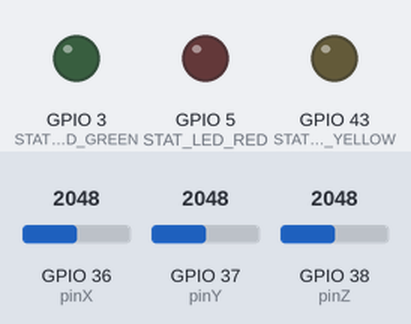
The sketch below on a simulated ESP32. Shown: output pins drawn as LEDs (lit = HIGH). The inputs (shaded band) are chosen by the test bench; at power-on: GPIO 36 (pinX) = 2048, GPIO 37 (pinY) = 2048, GPIO 38 (pinZ) = 2048 (analog values on the 0–4095 scale). WiFi joins after 1.5 s; servers stay silent unless stated; no MQTT or app messages arrive unless stated; what the sketch prints to the serial monitor is not drawn.

Above: at 0.1 s.
At 1.6 s:
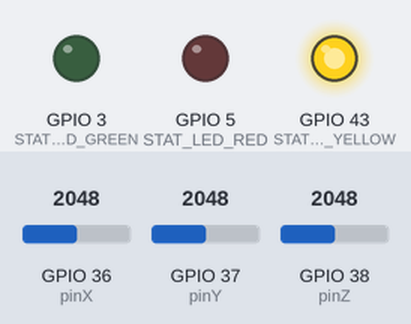
At 3.1 s:
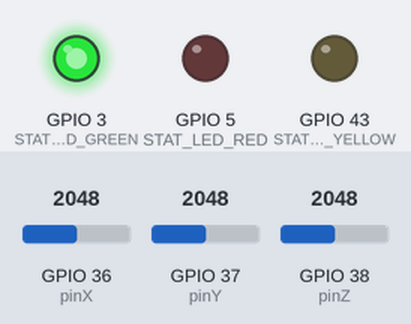
Timing chart, 0 to 4.6 s (numbered marks = the images above):
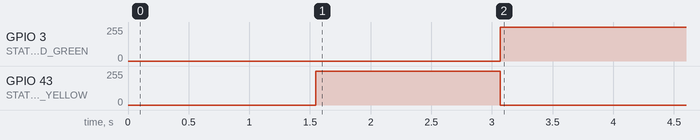

The sketch:

ev3.ino
```cpp
#include <Arduino.h>
#include <WiFi.h>
#include <WebServer.h>
#include <PubSubClient.h>

// ==========================
// Outputs
// ==========================
const int STAT_LED_GREEN = D2;
const int STAT_LED_RED = D4;
const int STAT_LED_YELLOW = D6;

// ==========================
// Access Point + STA WiFi
// ==========================
const char* ap_ssid = "NanoESP32-DAQ";
const char* ap_password = "daq12345";

// WiFi for MQTT
const char* wifi_ssid = "tsct";
const char* wifi_password = "12345678";


// ==========================
// MQTT
// ==========================
const char* mqtt_server = "172.27.27.90";
const int mqtt_port = 1883;
const char* mqtt_topic = "lab/daq/nano1/raw";

WiFiClient espClient;
PubSubClient mqtt(espClient);

// ==========================
// Web Server
// ==========================
WebServer server(80);

// ==========================
// ADC
// ==========================
const int pinX = A0;
const int pinY = A1;
const int pinZ = A2;

// ==========================
// Sampling
// ==========================
const int sampleRate = 200;
const unsigned long sampleInterval = 1000000UL / sampleRate;

unsigned long lastSample = 0;
unsigned long sampleID = 0;

// ==========================
// Buffer (only for web UI)
// ==========================
const int BUFFER_SIZE = 200;

struct Sample {
  unsigned long id;
  int x;
  int y;
  int z;
};

Sample buffer[BUFFER_SIZE];
int writeIndex = 0;

// ==========================
// CMD
// ==========================

void callback(char* topic, byte* payload, unsigned int length) {
  char msg[50];
  int i = 0;

  for (; i < length && i < 49; i++) {
    msg[i] = (char)payload[i];
  }
  msg[i] = '\0';

  if (strcmp(msg, "restart") == 0) {
    Serial.println("CMD: restart");
    ESP.restart();
  }
}

// ==========================
// WiFi
// ==========================
void startWiFi() {
  WiFi.mode(WIFI_AP_STA);

  WiFi.begin(wifi_ssid, wifi_password);

  unsigned long start = millis();
  while (WiFi.status() != WL_CONNECTED && millis() - start < 15000) {
    delay(250);
    Serial.print(".");
  }

  Serial.println();

  bool apOK = WiFi.softAP(ap_ssid, ap_password);

  if (apOK) {
    Serial.println("AP conectado.");
    Serial.print("AP SSID: ");
    Serial.println(ap_ssid);
    Serial.print("AP IP: ");
    Serial.println(WiFi.softAPIP());
  } else {
    Serial.println("AP fallido");
  }

  if (WiFi.status() == WL_CONNECTED) {
    Serial.print("STA conectado: ");
    Serial.println(WiFi.localIP());
  } else {
    Serial.println("STA fallido");
  }
}

// ==========================
// MQTT connect
// ==========================
void ensureMQTT() {
  if (WiFi.status() != WL_CONNECTED) return;
  if (mqtt.connected()) return;

  static unsigned long lastTry = 0;
  if (millis() - lastTry < 3000) return;
  lastTry = millis();

  String clientId = "NanoESP32-DAQ";

  Serial.print("MQTT conectando...");

  if (mqtt.connect(clientId.c_str())) {
    Serial.println("OK");
    mqtt.subscribe("lab/daq/nano1/cmd");
  } else {
    Serial.print("FALLO: ");
    Serial.println(mqtt.state());
  }
}

// ==========================
// Publish
// ==========================
void publishSample(const Sample &s) {

  if (!mqtt.connected()) return;

  String msg;
  msg.reserve(120);

  msg += "{";
  msg += "\"id\":"; msg += s.id;
  msg += ",\"x\":"; msg += s.x;
  msg += ",\"y\":"; msg += s.y;
  msg += ",\"z\":"; msg += s.z;
  msg += "}";

  if (!mqtt.publish(mqtt_topic, msg.c_str())) {
    Serial.println("Publish fallido");
  }
}

// ==========================
// Web UI
// ==========================
void handleRoot() {

  String page;
  page.reserve(4096);

  page = R"rawliteral(
  <!DOCTYPE html>
  <html>
  <head>
    <meta http-equiv="refresh" content="1">
    <title>ESP32 DAQ</title>
  </head>
  <body>
    <h2>ESP32 DAQ</h2>
  )rawliteral";
  page += "<p><strong>WiFi:</strong> ";
  page += (WiFi.status() == WL_CONNECTED) ? "Conectado" : "Desconectado";
  page += "</p>";

  page += "<p><strong>MQTT:</strong> ";
  page += mqtt.connected() ? "Conectado" : "Desconectado";
  page += "</p>";

  page += "<p><strong>Muestras en total:</strong> " + String(sampleID) + "</p>";

  page += R"rawliteral(
  <table border="1" cellpadding="5" cellspacing="0">
    <tr>
      <th>ID</th>
      <th>X</th>
      <th>Y</th>
      <th>Z</th>
    </tr>
  )rawliteral";

  for (int i = 0; i < 30; i++) {
    int idx = (writeIndex - i - 1 + BUFFER_SIZE) % BUFFER_SIZE;

    page += "<tr>";
    page += "<td>" + String(buffer[idx].id) + "</td>";
    page += "<td>" + String(buffer[idx].x) + "</td>";
    page += "<td>" + String(buffer[idx].y) + "</td>";
    page += "<td>" + String(buffer[idx].z) + "</td>";
    page += "</tr>";
  }

  page += R"rawliteral(
  </table>
  </body>
  </html>
  )rawliteral";

  server.send(200, "text/html", page);
}

// ==========================
// Status LEDs
// ==========================
void updateStatusLEDs() {

  bool staOK  = (WiFi.status() == WL_CONNECTED);
  bool apOK   = (WiFi.getMode() & WIFI_AP) && (WiFi.softAPIP() != IPAddress(0, 0, 0, 0));
  bool mqttOK = mqtt.connected();

  digitalWrite(STAT_LED_GREEN, LOW);
  digitalWrite(STAT_LED_YELLOW, LOW);
  digitalWrite(STAT_LED_RED, LOW);

  if (!staOK) {
    // No connection to the configured Wi-Fi network
    digitalWrite(STAT_LED_RED, HIGH);

  } else if (!apOK || !mqttOK) {
    // Wi-Fi OK, but AP or MQTT has a problem
    digitalWrite(STAT_LED_YELLOW, HIGH);

  } else {
    // Everything is operating normally
    digitalWrite(STAT_LED_GREEN, HIGH);
  }
}

// ==========================
// Setup
// ==========================
void setup() {
  Serial.begin(115200);
  analogReadResolution(12);

  pinMode(STAT_LED_GREEN, OUTPUT);
  pinMode(STAT_LED_YELLOW, OUTPUT);
  pinMode(STAT_LED_RED, OUTPUT);

  digitalWrite(STAT_LED_GREEN, LOW);
  digitalWrite(STAT_LED_YELLOW, LOW);
  digitalWrite(STAT_LED_RED, LOW);

  startWiFi();

  mqtt.setServer(mqtt_server, mqtt_port);

  server.on("/", handleRoot);
  server.begin();

  mqtt.setCallback(callback);
}

// ==========================
// Loop
// ==========================
void loop() {

  server.handleClient();
  mqtt.loop();
  ensureMQTT();

  updateStatusLEDs();

  unsigned long now = micros();

  if (now - lastSample >= sampleInterval) {
    lastSample += sampleInterval;

    Sample s;
    s.id = sampleID++;
    s.x = analogRead(pinX);
    s.y = analogRead(pinY);
    s.z = analogRead(pinZ);

    buffer[writeIndex] = s;
    writeIndex = (writeIndex + 1) % BUFFER_SIZE;

    publishSample(s);
  }
}
```

Measured:
- by itself, GPIO 3 (STAT_LED_GREEN): 0/255 → 253/255 at 3.1 s
- by itself, GPIO 43 (STAT_LED_YELLOW): 0/255 → 253/255 at 1.5 s, → 0/255 1.5 s later
